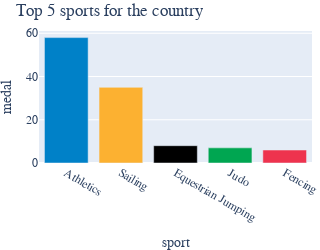

The notebook cell this image was saved under:
### Code cell
dataset2 = pd.DataFrame(dataset2.groupby(['sport']).sum()).reset_index()

dataset2 = dataset2.sort_values(by=['medal'], ascending=False)

dataset2 = dataset2.head(5)

color = ['#0081C8', '#FCB131', '#000000', '#00A651', '#EE334E']
dataset2['color'] = color

print(dataset2)

fig = px.bar(dataset2, x="sport", y="medal", color= 'color', title="Top 5 sports for the country", width=300, height=250,
             color_discrete_sequence=['#0081C8', '#FCB131', '#000000', '#00A651', '#EE334E'] )
fig.update_layout(font_family= 'Cabin',autosize = False, 
                      legend=dict(yanchor="top", xanchor="left", font=dict(size=15)),
                      margin=dict(l=1, r=6, b=20, t=31, pad=0), showlegend=False,)
fig.show()

### Figure 1 — Plotly figure (JSON) as saved in the notebook; plotly's stock layout.template omitted (floating-point values rounded to 4 significant figures)
{"data": [{"alignmentgroup": "True", "hovertemplate": "color=#0081C8<br>sport=%{x}<br>medal=%{y}<extra></extra>", "legendgroup": "#0081C8", "marker": {"color": "#0081C8", "pattern": {"shape": ""}}, "name": "#0081C8", "offsetgroup": "#0081C8", "orientation": "v", "showlegend": true, "textposition": "auto", "type": "bar", "x": ["Athletics"], "xaxis": "x", "y": [58], "yaxis": "y"}, {"alignmentgroup": "True", "hovertemplate": "color=#FCB131<br>sport=%{x}<br>medal=%{y}<extra></extra>", "legendgroup": "#FCB131", "marker": {"color": "#FCB131", "pattern": {"shape": ""}}, "name": "#FCB131", "offsetgroup": "#FCB131", "orientation": "v", "showlegend": true, "textposition": "auto", "type": "bar", "x": ["Sailing"], "xaxis": "x", "y": [35], "yaxis": "y"}, {"alignmentgroup": "True", "hovertemplate": "color=#000000<br>sport=%{x}<br>medal=%{y}<extra></extra>", "legendgroup": "#000000", "marker": {"color": "#000000", "pattern": {"shape": ""}}, "name": "#000000", "offsetgroup": "#000000", "orientation": "v", "showlegend": true, "textposition": "auto", "type": "bar", "x": ["Equestrian Jumping"], "xaxis": "x", "y": [8], "yaxis": "y"}, {"alignmentgroup": "True", "hovertemplate": "color=#00A651<br>sport=%{x}<br>medal=%{y}<extra></extra>", "legendgroup": "#00A651", "marker": {"color": "#00A651", "pattern": {"shape": ""}}, "name": "#00A651", "offsetgroup": "#00A651", "orientation": "v", "showlegend": true, "textposition": "auto", "type": "bar", "x": ["Judo"], "xaxis": "x", "y": [7], "yaxis": "y"}, {"alignmentgroup": "True", "hovertemplate": "color=#EE334E<br>sport=%{x}<br>medal=%{y}<extra></extra>", "legendgroup": "#EE334E", "marker": {"color": "#EE334E", "pattern": {"shape": ""}}, "name": "#EE334E", "offsetgroup": "#EE334E", "orientation": "v", "showlegend": true, "textposition": "auto", "type": "bar", "x": ["Fencing"], "xaxis": "x", "y": [6], "yaxis": "y"}], "layout": {"autosize": false, "barmode": "relative", "font": {"family": "Cabin"}, "height": 250, "legend": {"font": {"size": 15}, "title": {"text": "color"}, "tracegroupgap": 0, "xanchor": "left", "yanchor": "top"}, "margin": {"b": 20, "l": 1, "pad": 0, "r": 6, "t": 31}, "showlegend": false, "title": {"text": "Top 5 sports for the country"}, "width": 300, "xaxis": {"anchor": "y", "domain": [0, 1], "title": {"text": "sport"}}, "yaxis": {"anchor": "x", "domain": [0, 1], "title": {"text": "medal"}}}}
